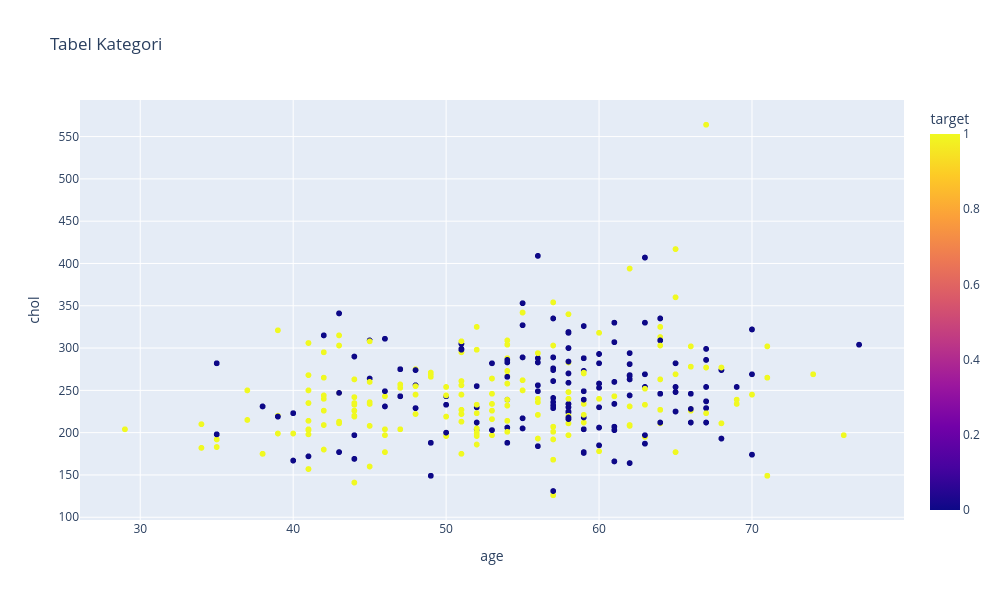

Notebook code cell kept with this figure:
### Code cell
from plotly.express import scatter

pg = scatter(df_heart, x="age", y="chol", color="target", hover_data=['cp','trestbps','fbs','restecg','thalach','exang','oldpeak','slope','ca','thal'], width=(1000), height=(600), title="Tabel Kategori")
pg

### Figure 1 — Plotly figure (JSON) as saved in the notebook; plotly's stock layout.template omitted (floating-point values rounded to 4 significant figures; data arrays with more than 128 entries replaced by an {"elided": "..."} marker saying what was removed)
{"data": [{"customdata": {"elided": "1025x10 float values"}, "hovertemplate": "age=%{x}<br>chol=%{y}<br>cp=%{customdata[0]}<br>trestbps=%{customdata[1]}<br>fbs=%{customdata[2]}<br>restecg=%{customdata[3]}<br>thalach=%{customdata[4]}<br>exang=%{customdata[5]}<br>oldpeak=%{customdata[6]}<br>slope=%{customdata[7]}<br>ca=%{customdata[8]}<br>thal=%{customdata[9]}<br>target=%{marker.color}<extra></extra>", "legendgroup": "", "marker": {"color": {"elided": "1025 int values"}, "coloraxis": "coloraxis", "symbol": "circle"}, "mode": "markers", "name": "", "showlegend": false, "type": "scattergl", "x": {"elided": "1025 int values"}, "xaxis": "x", "y": {"elided": "1025 int values"}, "yaxis": "y"}], "layout": {"coloraxis": {"colorbar": {"title": {"text": "target"}}, "colorscale": [[0, "#0d0887"], [0.1111, "#46039f"], [0.2222, "#7201a8"], [0.3333, "#9c179e"], [0.4444, "#bd3786"], [0.5556, "#d8576b"], [0.6667, "#ed7953"], [0.7778, "#fb9f3a"], [0.8889, "#fdca26"], [1, "#f0f921"]]}, "height": 600, "legend": {"tracegroupgap": 0}, "title": {"text": "Tabel Kategori"}, "width": 1000, "xaxis": {"anchor": "y", "domain": [0, 1], "title": {"text": "age"}}, "yaxis": {"anchor": "x", "domain": [0, 1], "title": {"text": "chol"}}}}
